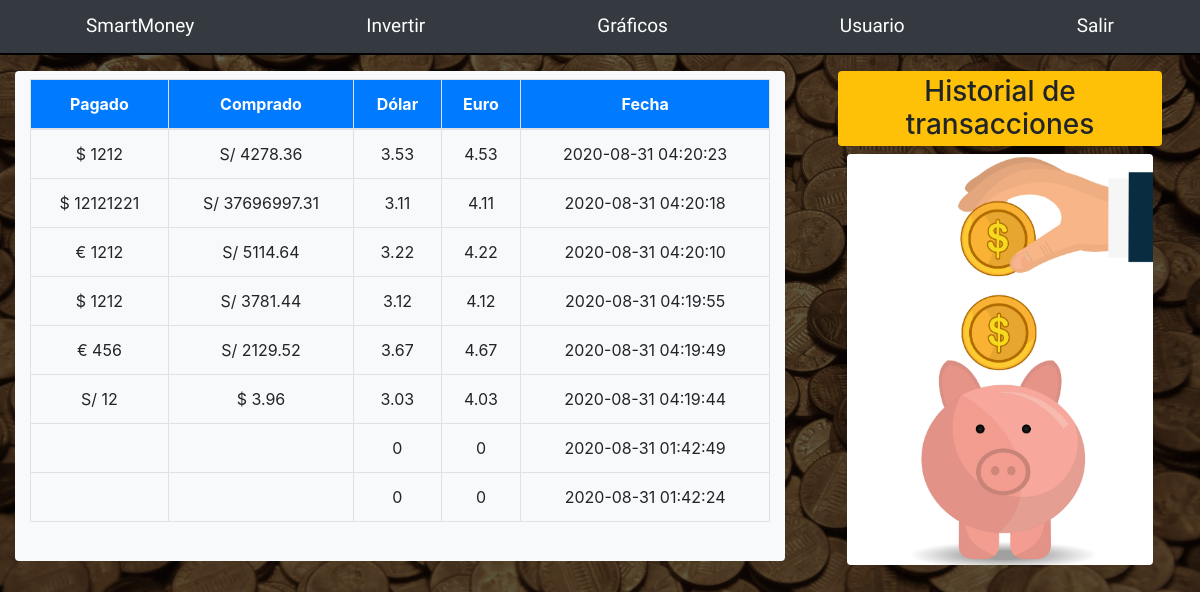
Page /historial.php (signed in) on the committed database.
### tables this page shows
CREATE TABLE `divisas` (
  `id` int(22) NOT NULL,
  `precioDolar` float NOT NULL,
  `precioEuro` float NOT NULL,
  `compra` varchar(250) NOT NULL,
  `fecha` timestamp NOT NULL DEFAULT current_timestamp(),
  `descuento` varchar(22) NOT NULL
);

### historial.php (the view, shortened to what this page needs)
<?php
	if(isset($_SESSION['user'])){
?>
<!DOCTYPE html>
<html>
<head>
	<?php require_once "php/scripts.php";?>
    <link rel="stylesheet" href="https://stackpath.bootstrapcdn.com/bootstrap/4.4.1/css/bootstrap.min.css">
    <link rel="stylesheet" href="css/historial.css">
</head>
<body class="fondo">
  <nav class="nav nav-pills navegacion flex-column bg-dark flex-sm-row">
    <a class="flex-fill text-center nav-link bg-dark m-1 p-2" href="principal.php">SmartMoney</a>
    <a class="flex-fill text-center nav-link bg-dark m-1 p-2" href="invertir.php">Invertir</a>
    <a class="flex-fill text-center nav-link bg-dark m-1 p-2" href="grafico.php">Gráficos</a>
    <a class="flex-fill text-center nav-link bg-dark m-1 p-2" href="usuario.php">Usuario</a>
    <a class="flex-fill text-center salir nav-link bg-dark m-1 p-2" href="php/salir.php">Salir</a>
  </nav>
  <div class="container-fluid">
    <div class="row">
        <div class="col-12 col-md-12 col-lg-12 col-xl-8">
            <div class="panel panel-body bg-light rounded mt-3">
                <div class="col-12 tabla">
                    <table class="table mt-2 table-bordered table-hover">
                        <thead>
                            <tr class="bg-primary text-center text-white">
                                <th>Pagado</th>
                                <th>Comprado</th>
                                <th>Dólar</th>
                                <th>Euro</th>
                                <th>Fecha</th>
                            </tr>
                        </thead>
                        <tbody>
                        <?php
                            $inc = include("php/dbdbd.php");
                            if ($inc) {
                                $consulta = "SELECT * FROM divisas ORDER BY id DESC";
                                $resultado = mysqli_query($conex,$consulta);
                                if ($resultado) {
                                    while ($row = $resultado->fetch_array()) {
                                        $descuento = $row['descuento'];
                                        $compra = $row['compra'];
                                        $precioDolar = $row['precioDolar'];
                                        $precioEuro = $row['precioEuro'];
                                        $fecha = $row['fecha'];?>
                        <div>
                            <tr class="text-center">
                                <td><?php echo $descuento ?></td>
                                <td><?php echo $compra ?></td>
                                <td><?php echo $precioDolar ?></td>
                                <td><?php echo $precioEuro ?></td>
                                <td><?php echo $fecha ?></td>
                            </tr>
                        </div>
                        <?php
                                    }
                        }
                                }
                            ?>
                    </table>
                </div>
            </div>
        </div>
        <div class="d-none d-md-block col-md-6 col-lg-6 col-xl-4">
            <div class="my-3 col-12 text-center">
                <h3 class="d-block bg-warning py-1 mx-2 rounded">Historial de transacciones</h3>
                <img src="img/fondoHistorial.jpg" class="img-fluid imgmodificar rounded" alt="fondomodificar">
            </div>
        </div>
    </div>
  </div>
</body>
</html>
<?php
} else {
	header("location:index.php");
	}
?>

### php/scripts.php (shortened to what this page needs)
<link rel="stylesheet" type="text/css" href="js/alertifyjs/css/themes/default.css">
<link rel="stylesheet" type="text/css" href="js/alertifyjs/css/alertify.css">
<link rel="stylesheet" href="https://cdnjs.cloudflare.com/ajax/libs/font-awesome/4.7.0/css/font-awesome.min.css">
<link rel="stylesheet" href="https://maxcdn.bootstrapcdn.com/bootstrap/4.0.0/css/bootstrap.min.css">

### css/historial.css (style rules this page uses)
.nav a { color: white; text-decoration-style: none; font-family: 'Alata', sans-serif; font-size: 19px; }
.fondo { background-image: url(../img/image.jpg); background-repeat: no-repeat; background-size: cover; width:auto; height: 100%; }
.navegacion { border-bottom: 2px solid black; }
.imgmodificar { width: 90%; height: 60%; }
.tabla { overflow:scroll; height:490px; }

### rows in the picture
divisas: descuento "$ 1212", compra "S/ 4278.36", precioDolar "3.53", precioEuro "4.53", fecha "2020-08-31 04:20:23"
divisas: descuento "$ 12121221", compra "S/ 37696997.31", precioDolar "3.11", precioEuro "4.11", fecha "2020-08-31 04:20:18"
divisas: descuento "€ 1212", compra "S/ 5114.64", precioDolar "3.22", precioEuro "4.22", fecha "2020-08-31 04:20:10"
divisas: descuento "$ 1212", compra "S/ 3781.44", precioDolar "3.12", precioEuro "4.12", fecha "2020-08-31 04:19:55"
divisas: descuento "€ 456", compra "S/ 2129.52", precioDolar "3.67", precioEuro "4.67", fecha "2020-08-31 04:19:49"
divisas: descuento "S/ 12", compra "$ 3.96", precioDolar "3.03", precioEuro "4.03", fecha "2020-08-31 04:19:44"
divisas: precioDolar "0", precioEuro "0", fecha "2020-08-31 01:42:49"
divisas: precioDolar "0", precioEuro "0", fecha "2020-08-31 01:42:24"
